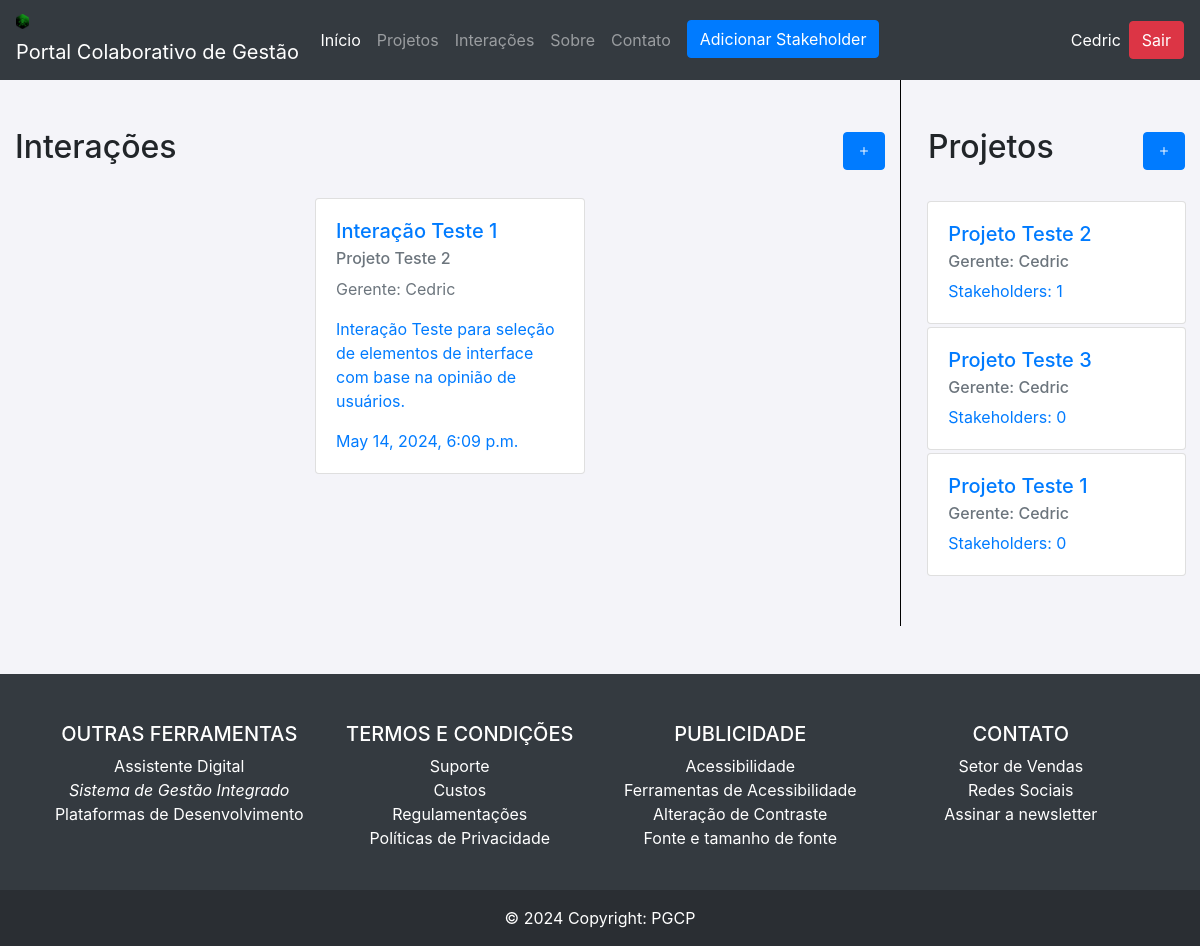
The app's page /home (signed in) with its own data.
### portal/models.py (models this page shows, shortened)
class Interacao(models.Model):
    projeto = models.ForeignKey(Projeto, on_delete=models.CASCADE, related_name='interacoes')
    descricao = models.TextField()
    data_criacao = models.DateTimeField(auto_now_add=True)
    nome = models.CharField(max_length=255)
    estaAtiva = models.BooleanField(default=True, null=False, blank=False, verbose_name="Interação Ativa")
    formulario = models.TextField()

class Projeto(models.Model):
    nome = models.CharField(max_length=255)
    descricao = models.TextField()
    data_inicio = models.DateField()
    data_fim = models.DateField(null=True, blank=True)
    gerente = models.ForeignKey(Gerente, on_delete=models.CASCADE)

class Usuario(models.Model):
    usuario = models.OneToOneField(User, on_delete=models.CASCADE)
    cpf = models.CharField(max_length=11, unique=True)
    nome = models.CharField(max_length=255, null=False)
    dt_nascimento = models.DateField()
    contato = models.CharField(max_length=255, null=True, blank=True)
    class Meta:
        abstract = True

class Gerente(Usuario):
    def __init__(self, *args: Any, **kwargs: Any) -> None:
        super().__init__(*args, **kwargs)

### portal/views.py (the view)
# urls.py: path('home', views.HomeView.as_view(), name='home'),
class HomeView(LoginRequiredMixin,ListView):
    template = 'home.html'
    def get(self,request):
        usuario = UserController.get_user(self.request.user)
        projetos = UserController.get_projects(usuario)
        interacoes = UserController.get_interacoes(usuario)
        context = {'projetos':projetos[0:5], 'interacoes':interacoes, 'usuario':usuario}
        if len(projetos) > 5:
            context['more'] = True
        return render(request,'home.html',context)

### portal/templatetags/filter.py (called while the page is built)
@register.filter
def classname(obj):
    return obj.__class__.__name__

@register.filter(name='has_group')
def has_group(user, group_name):
    return user.groups.filter(name=group_name).exists()

### portal/views.py (called while the page is built)
    @classmethod
    def get_user(self, user):
        if user is AnonymousUser:
            return None
        try:
            usuario = Gerente.objects.get(usuario=user)
        except Gerente.DoesNotExist:
            usuario = Stakeholder.objects.get(usuario=user)
        return usuario

    @classmethod
    def get_projects(self, user):
        if user.__class__.__name__ == 'Stakeholder':
            projetos = Projeto.objects.filter(stakeholders=user)
        else:
            projetos = Projeto.objects.filter(gerente=user)
        return projetos

    @classmethod
    def get_interacoes(self, user):
        if user.__class__.__name__ == 'Stakeholder':
            interacoes = Interacao.objects.filter(estaAtiva=True, projeto__stakeholders=user)
        else:
            interacoes = Interacao.objects.filter(estaAtiva=True, projeto__gerente=user)
        return interacoes

### portal/templates/home.html (shortened to what this page needs)
{% extends "base.html" %}
{% load filter %}
{% block content %}
  <div class="d-flex flex-row mb-5">
    <div class="w-75">
      {% include 'components/lista_interacoes_component.html' with role=usuario|classname  %}
    </div>
    <div class="base w-25" style="border-left: 1px solid black; padding-left: 1%;">
      {% include 'components/lista_projetos_component.html' with role=usuario|classname %}
    </div>
  </div>
{% endblock %}

### portal/templates/components/nav.html
{% load filter %}
{% load static %}
<nav class="navbar navbar-inverse navbar-dark bg-dark">
  <div class="navbar-header" style="width:22%">
    <img style="width: 5%;margin-right: 2%;" src="{% static 'logo_1.png' %}" alt="" srcset="">
    <a class="navbar-brand" href="#">Portal Colaborativo de Gestão</a>
  </div>
    <ul class="navbar-nav mx-auto flex-row d-flex-centered">
      <li class="nav-item active mx-2">
        <a class="nav-link" href="{% url 'home' %}">Início</a>
      </li>
      <li class="nav-item mx-2">
        <a class="nav-link" href="{% url 'lista_projetos' %}">Projetos</a>
      </li>
      <li class="nav-item mx-2">
        <a class="nav-link" href="{% url 'lista_interacoes' %}">Interações</a>
      </li>
      <li class="nav-item mx-2">
        <a class="nav-link" href="{% url '404' %}">Sobre</a>
      </li>
      <li class="nav-item mx-2">
        <a class="nav-link" href="{% url '404' %}">Contato</a>
      </li>
      {% if request.user|has_group:"gerente" %}
      <li class="nav-item mx-2">
        <a class="btn btn-primary" href="{% url 'criar_usuario' %}">Adicionar Stakeholder</a>
      </li>
      {% endif %}
    </ul>
  <ul class="nav navbar-nav navbar-right text-white d-flex flex-row" style="width:22%; justify-content:end">
    {% if user.is_authenticated  %}
      <li class="mx-2" style="align-content: center;">{{user.first_name }}</li>
      <li><a href="{% url 'logout' %}" class="btn btn-danger">Sair</a></li>
    {% else %}
      <li><a href="{% url 'login' %}"><span class="glyphicon glyphicon-log-in"></span> Login</a></li>
    {% endif %}
  </ul>
</nav>

### portal/templates/components/lista_interacoes_component.html
{% load filter %}
<div class="container py-5">
    <div class="d-flex justify-content-between align-items-center mb-4">
        <h2>Interações</h2>
        {% if request.user|has_group:"gerente" %}
        <a href="{% url 'nova_interacao' %}" class="btn btn-primary"><i class="bi bi-plus"></i></a>
        {% endif %}
    </div>
    <div class="row" style="justify-content: space-evenly;">
        {% for interacao in interacoes %}
        <div class="top-buffer" style="width: 30%; margin:0">
            <a class="card project-card" href="{% url 'responder_interacao' interacao.pk %}">
                <div class="card-body">
                    <h5 class="card-title">{{interacao.nome}}</h5>
                    <h6 class="card-subtitle mb-2 text-muted">{{interacao.projeto.nome}}</h6>
                    <p class="card-text  text-muted">Gerente: {{interacao.projeto.gerente.nome}}</p>
                    <p class="card-text">{{interacao.descricao}} </p>
                    <p class="card-text">{{interacao.data_criacao}} </p>
                </div>
            </a>
        </div>
        {% endfor %}
    </div>
</div>

### portal/templates/components/lista_projetos_component.html
{% load filter %}
<div class="container py-5">
    <div class="d-flex justify-content-between align-items-center mb-4">
        <h2>Projetos</h2>
        {% if request.user|has_group:"gerente" %}
        <a href="{% url 'novo_projeto' %}" class="btn btn-primary"><i class="bi bi-plus"></i></a>
        {% endif %}
    </div>
    <div class="row">
        <div class="top-buffer">
        {% for projeto in projetos %}
            <a class="card project-card" href="{% url 'detalhes_projeto' projeto.pk %}">
                <div class="card-body">
                    <h5 class="card-title">{{projeto.nome}}</h5>
                    <h6 class="card-subtitle mb-2 text-muted">Gerente: {{projeto.gerente.nome}}</h6>
                    <p class="card-text">Stakeholders: {{projeto.stakeholders.count}} </p>
                </div>
            </a>
            {% endfor %}
        </div>
    </div>
</div>

### portal/static/style.css (style rules this page uses)
html { height: -webkit-fill-available; }
body { background-color: #f4f4f9; display: flex; flex-direction: column; justify-content: space-between; height: 100%; }
.top-buffer { margin-top: 20px; }
.base .top-buffer { width: 90% !important; max-width: 90%; MIN-WIDTH: 90%; margin: 0 auto; }
.base .card { margin: 1% auto; }

### records on screen
Interacao: nome "Interação Teste 1", projeto.nome "Projeto Teste 2", projeto.gerente.nome "Cedric", descricao "Interação Teste para seleção de elementos de interface com base na opinião de usuários.", data_criacao "May 14, 2024, 6:09 p.m."
Projeto: nome "Projeto Teste 2", gerente.nome "Cedric", stakeholders.count "1"
Projeto: nome "Projeto Teste 3", gerente.nome "Cedric", stakeholders.count "0"
Projeto: nome "Projeto Teste 1", gerente.nome "Cedric", stakeholders.count "0"

### other values on screen
{{ user.first_name }} "Cedric"
